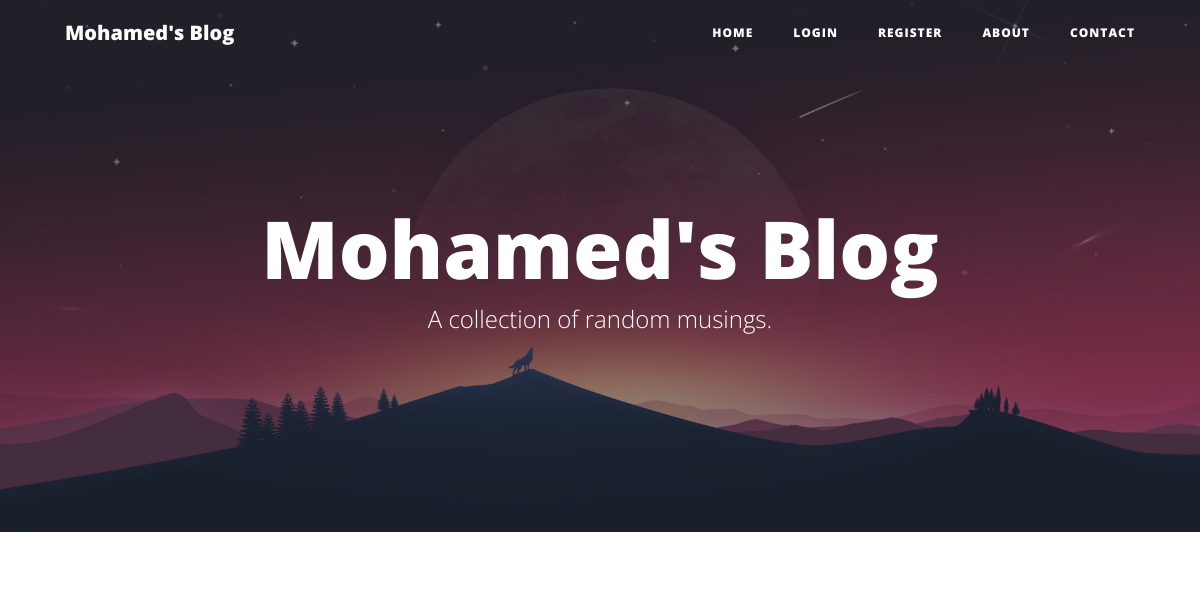
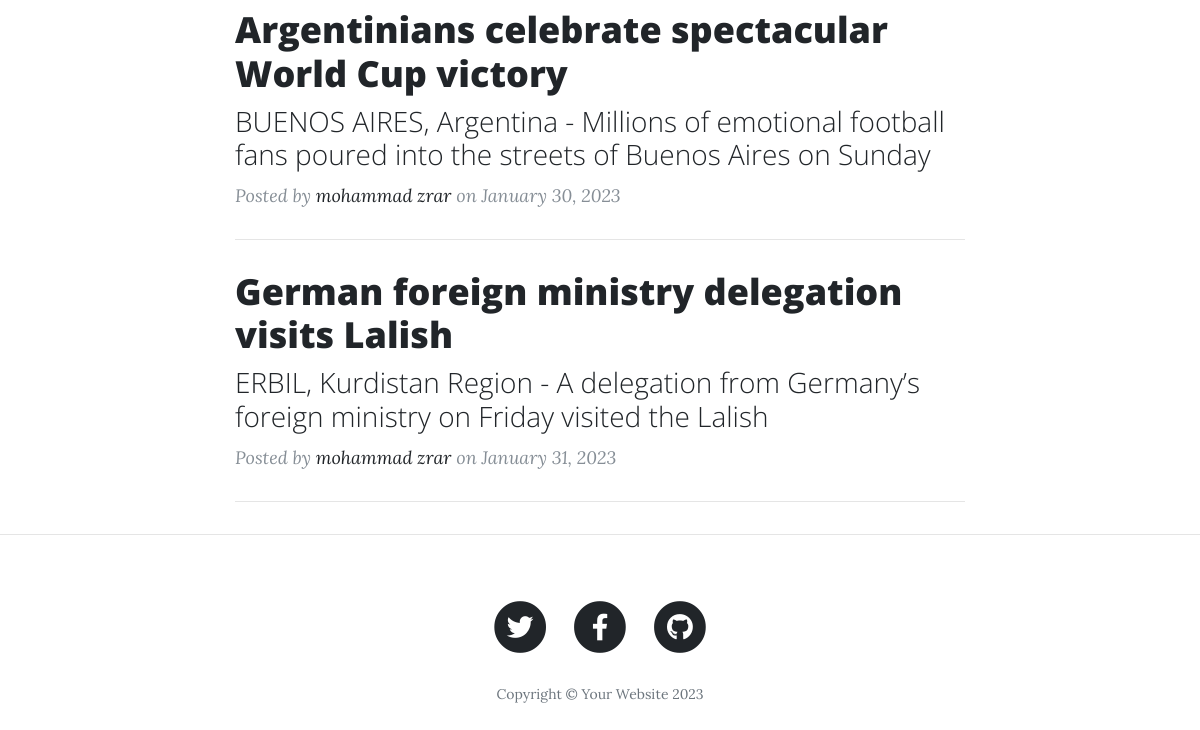
Before: / with the older database file (2 pictures, top to bottom).
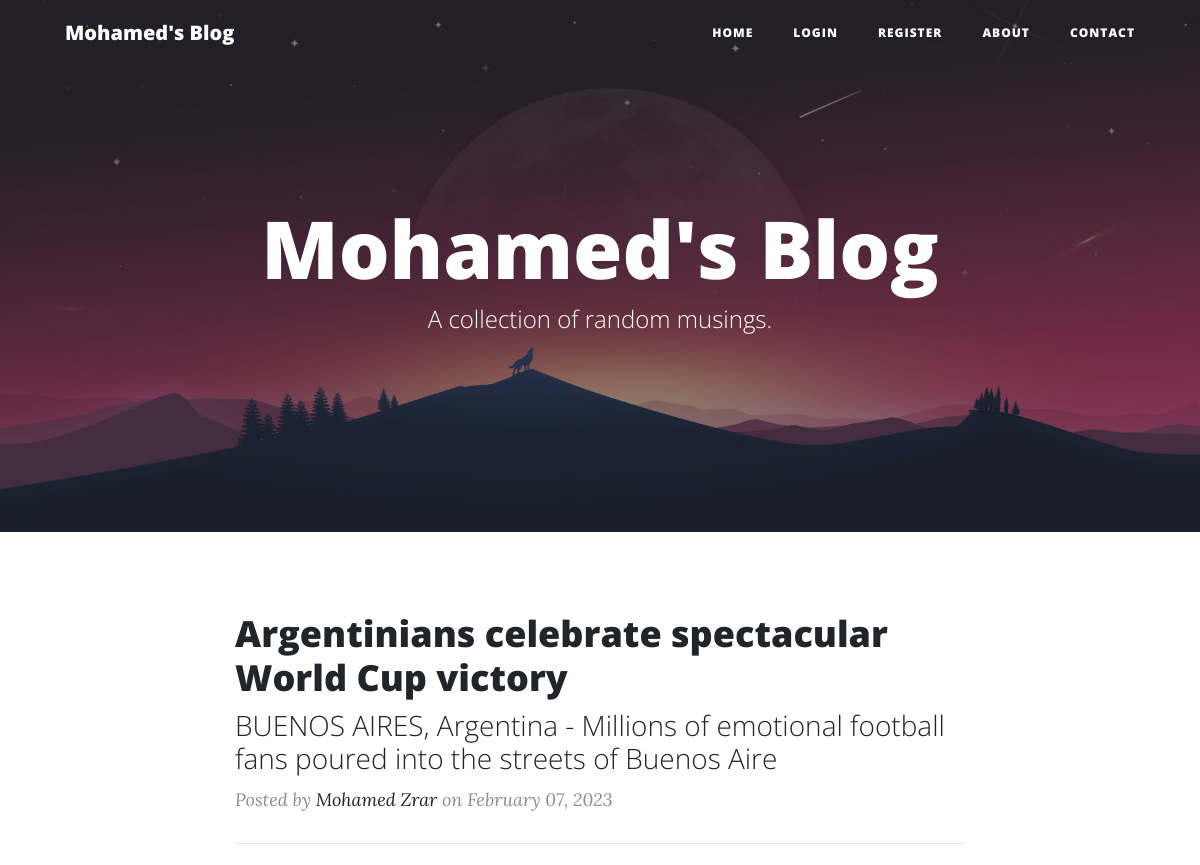
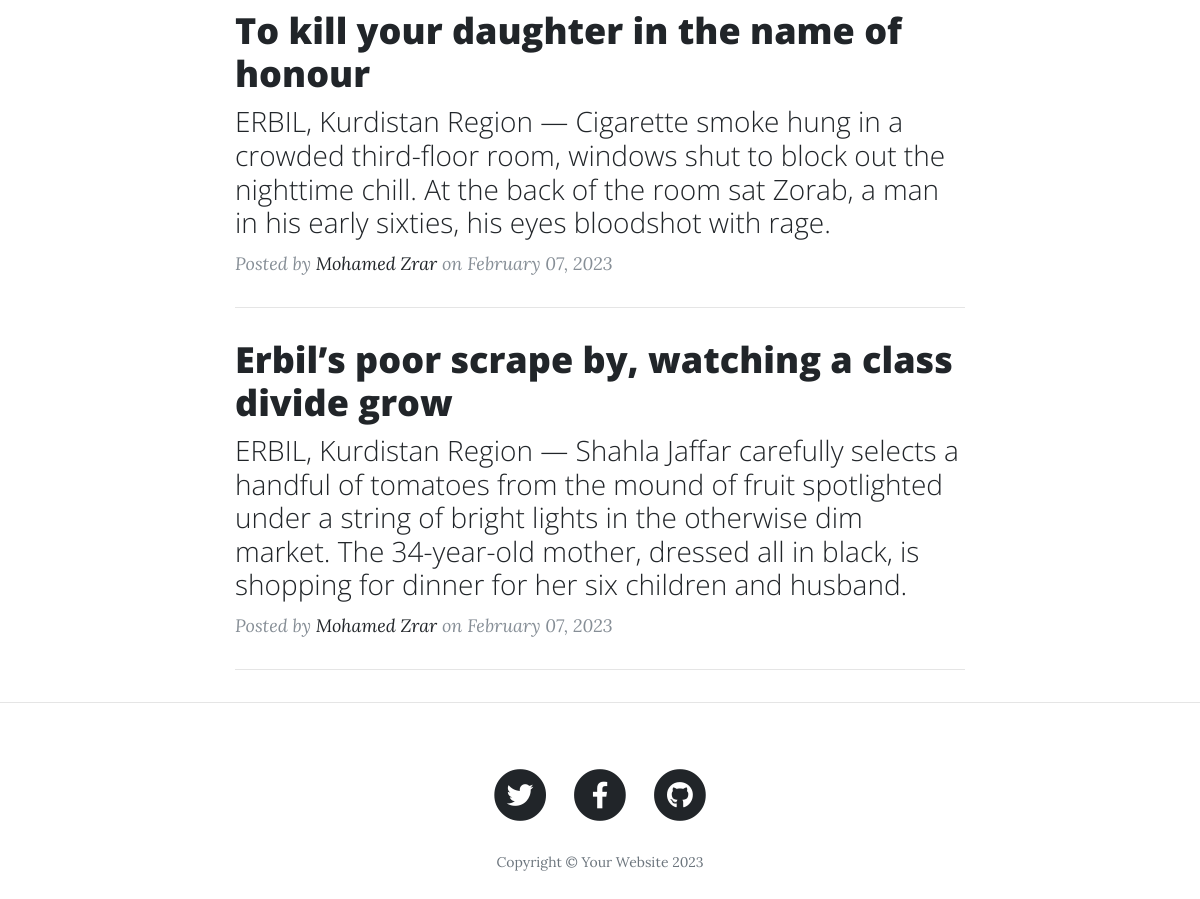
After: the same page with the newer database file (2 pictures, top to bottom).
### main.py (models this page shows)
class BlogPost(db.Model):
    __tablename__ = "blog_posts"
    id = db.Column(db.Integer, primary_key=True)
    author_id = db.Column(db.Integer, db.ForeignKey("users.id"))
    author = relationship("User", back_populates="posts")
    title = db.Column(db.String(250), unique=True, nullable=False)
    subtitle = db.Column(db.String(250), nullable=False)
    date = db.Column(db.String(250), nullable=False)
    body = db.Column(db.Text, nullable=False)
    img_url = db.Column(db.String(250), nullable=False)
    comments = relationship("Comment", back_populates="parent_post")

class User(UserMixin, db.Model):
    __tablename__ = "users"
    id = db.Column(db.Integer, primary_key=True)
    email = db.Column(db.String(100), unique=True)
    password = db.Column(db.String(100))
    name = db.Column(db.String(100))
    posts = relationship("BlogPost", back_populates="author")
    comments = relationship("Comment", back_populates="comment_author")

### main.py (the view)
@app.route('/')
def get_all_posts():
    posts = BlogPost.query.all()
    return render_template("index.html", all_posts=posts)

### templates/index.html (shortened to what this page needs)
{% include "header.html" %}
  <header class="masthead" style="background-image: url({{ url_for('static', filename='img/index-bg.jpg')}})">
    <div class="overlay"></div>
    <div class="container">
      <div class="row">
        <div class="col-lg-8 col-md-10 mx-auto">
          <div class="site-heading">
            <h1>Mohamed's Blog</h1>
            <span class="subheading">A collection of random musings.</span>
          </div>
        </div>
      </div>
    </div>
  </header>
  <div class="container">
    <div class="row">
      <div class="col-lg-8 col-md-10 mx-auto">
        {% for post in all_posts %}
        <div class="post-preview">
          <a href="{{ url_for('show_post', post_id=post.id) }}">
            <h2 class="post-title">
              {{post.title}}
            </h2>
            <h3 class="post-subtitle">
              {{post.subtitle}}
            </h3>
          </a>
          <p class="post-meta">Posted by
            <a href="#">{{post.author.name}}</a>
            on {{post.date}}
          </p>
        </div>
        <hr>
        {% endfor %}
      </div>
    </div>
  </div>
  <hr>
{% include "footer.html" %}

### templates/header.html (shortened to what this page needs)
<!DOCTYPE html>
<html lang="en">
<head>
  <link href="{{ url_for('static', filename='vendor/bootstrap/css/bootstrap.min.css') }}" rel="stylesheet">
  <link href="{{ url_for('static', filename='vendor/fontawesome-free/css/all.min.css')}}" rel="stylesheet" type="text/css">
  <link href="{{ url_for('static', filename='css/clean-blog.min.css')}}" rel="stylesheet">
</head>
<body>
  <nav class="navbar navbar-expand-lg navbar-light fixed-top" id="mainNav">
    <div class="container">
      <a class="navbar-brand" href="{{url_for('get_all_posts')}}">Mohamed's Blog</a>
      <div class="collapse navbar-collapse" id="navbarResponsive">
        <ul class="navbar-nav ml-auto">
          <li class="nav-item">
            <a class="nav-link" href="{{ url_for('get_all_posts') }}">Home</a>
          </li>
          {% if not current_user.is_authenticated: %}
            <li class="nav-item">
              <a class="nav-link" href="{{ url_for('login') }}">Login</a>
            </li>
            <li class="nav-item">
              <a class="nav-link" href="{{ url_for('register') }}">Register</a>
            </li>
          {% endif %}
          <li class="nav-item">
            <a class="nav-link" href="{{ url_for('about') }}">About</a>
          </li>
          <li class="nav-item">
            <a class="nav-link" href="{{ url_for('contact') }}">Contact</a>
          </li>
        </ul>
      </div>
    </div>
  </nav>

### templates/footer.html (shortened to what this page needs)
  <footer>
    <div class="container">
      <div class="row">
        <div class="col-lg-8 col-md-10 mx-auto">
          <ul class="list-inline text-center">
            <li class="list-inline-item">
              <a href="https://twitter.com/mohammad_zrar">
                <span class="fa-stack fa-lg">
                  <i class="fas fa-circle fa-stack-2x"></i>
                  <i class="fab fa-twitter fa-stack-1x fa-inverse"></i>
                </span>
              </a>
            </li>
            <li class="list-inline-item">
              <a href="https://www.facebook.com/mohamedzrar393">
                <span class="fa-stack fa-lg">
                  <i class="fas fa-circle fa-stack-2x"></i>
                  <i class="fab fa-facebook-f fa-stack-1x fa-inverse"></i>
                </span>
              </a>
            </li>
            <li class="list-inline-item">
              <a href="https://github.com/mohammad-zrar">
                <span class="fa-stack fa-lg">
                  <i class="fas fa-circle fa-stack-2x"></i>
                  <i class="fab fa-github fa-stack-1x fa-inverse"></i>
                </span>
              </a>
            </li>
          </ul>
          <p class="copyright text-muted">Copyright &copy; Your Website 2023</p>
        </div>
      </div>
    </div>
  </footer>
</body>
</html>

Changed rows visible on the page:
changed BlogPost "Argentinians celebrate spectacular World Cup victory": subtitle "BUENOS AIRES, Argentina - Millions of emotional football fans poured into the streets of Buenos Aires on Sunday" → "BUENOS AIRES, Argentina - Millions of emotional football fans poured into the streets of Buenos Aire"; author.name "mohammad zrar" → "Mohamed Zrar"; date "January 30, 2023" → "February 07, 2023"
changed BlogPost: title "German foreign ministry delegation visits Lalish" → "To kill your daughter in the name of honour"; subtitle "ERBIL, Kurdistan Region - A delegation from Germany’s foreign ministry on Friday visited the Lalish" → "ERBIL, Kurdistan Region — Cigarette smoke hung in a crowded third-floor room, windows shut to block out the nighttime chill. At the back of the room sat Zorab, a man in his early sixties, his eyes bloodshot with rage."; author.name "mohammad zrar" → "Mohamed Zrar"; date "January 31, 2023" → "February 07, 2023"
added BlogPost: title "Erbil’s poor scrape by, watching a class divide grow", subtitle "ERBIL, Kurdistan Region — Shahla Jaffar carefully selects a handful of tomatoes from the mound of fruit spotlighted under a string of bright lights in the otherwise dim market. The 34-year-old mother, dressed all in black, is shopping for dinner for her six children and husband.", author.name "Mohamed Zrar", date "February 07, 2023"
